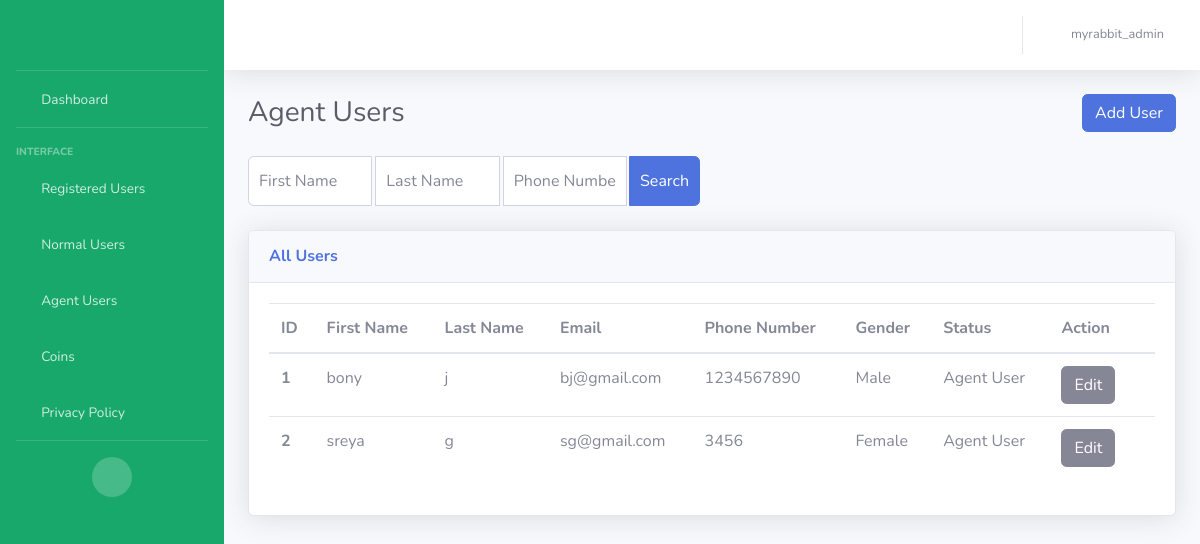
The page /agent_user (signed in) on the database its author committed.
### my_rabit_app/models.py (models this page shows, shortened)
class CustomerModel(models.Model):
    NORMAL_USER = 'Normal User'
    AGENT_USER = 'Agent User'
    USER_STATUS_CHOICES = [
        (NORMAL_USER, 'Normal User'),
        (AGENT_USER, 'Agent User'),
    ]
    MALE = 'Male'
    FEMALE = 'Female'
    GENDER_CHOICES = [
        (MALE, 'Male'),
        (FEMALE, 'Female')
    ]
    customer_id = models.AutoField(primary_key=True)
    customer_first_name = models.CharField(max_length=100, blank=False)
    customer_last_name = models.CharField(max_length=100, default="unknown")
    customer_email = models.EmailField(default="unknown")
    customer_phone_number = models.CharField(max_length=50)
    customer_password = models.CharField(max_length=100, default='unknown')
    rating = models.IntegerField(default=0)
    terms_conditions = models.BooleanField(default=False)
    is_online = models.BooleanField(default=False)
    is_engaged = models.BooleanField(default=False)
    is_existing = models.BooleanField(default=False)
    adhaar_no = models.CharField(max_length=50, default="unknown")
    terms_conditions = models.BooleanField(default=False)
    gender = models.CharField(
        max_length=20,
        choices=GENDER_CHOICES,
        null=True
    )
    status = models.CharField(
        max_length=20,
        choices=USER_STATUS_CHOICES,
        default=NORMAL_USER,
    )
    @property
    def rating(self):
        from .models import RatingModel
        rating = RatingModel.objects.filter(agent=self).aggregate(Avg('ratings')).get('ratings__avg')
        return rating if rating is not None else 0

### my_rabit_app/views.py (the view)
# urls.py: path('agent_user', views.agent_user, name='agent_user'),  # Page for viewing all agents
def agent_user(request):
    username = request.session.get('user', None)
    if username is None:
        return redirect('/login')
    users = CustomerModel.objects.filter(status='Agent User')
    return render(request, 'agentuser.html', {'users': users, 'username': username})

### templates/agentuser.html (shortened to what this page needs)
{% extends 'base.html' %}
{% block content %}
<div class="container-fluid">
    <div class="d-sm-flex align-items-center justify-content-between mb-4">
        <h1 class="h3 mb-0 text-gray-800">Agent Users</h1>
        <div>
            <a href="{% url 'add_user' %}" class="btn btn-primary">Add User</a>
        </div>
    </div>
    <div class="row mb-4">
        <div class="col-lg-6">
            <form method="GET" action="{% url 'agent_search' %}" class="navbar-search">
                <div class="input-group">
                    <input type="text" name="first_name" class="form-control bg-white border-1 small rounded-left"
                           placeholder="First Name" aria-label="First Name" aria-describedby="basic-addon2"
                           style="padding: 10px; border-radius: 25px 0 0 25px; height: 50px;">
                    <input type="text" name="last_name" class="form-control bg-white border-1 small"
                           placeholder="Last Name" aria-label="Last Name" aria-describedby="basic-addon2"
                           style="padding: 10px; margin-left: 3px; height: 50px;">
                    <input type="text" name="phone_number" class="form-control bg-white border-1 small"
                           placeholder="Phone Number" aria-label="Phone Number" aria-describedby="basic-addon2"
                           style="padding: 10px; margin-left: 3px; height: 50px;">
                    <div class="input-group-append">
                        <button class="btn btn-primary" type="submit" style="padding: 10px; margin-left: 3px;">
                            Search
                        </button>
                    </div>
                </div>
            </form>
        </div>
    </div>
    <div class="row">
        <div class="col">
            <div class="card shadow mb-4">
                <div class="card-header py-3 d-flex flex-row align-items-center justify-content-between">
                    <h6 class="m-0 font-weight-bold text-primary">All Users</h6>
                </div>
                <div class="card-body">
                    <div class="table-responsive">
                        <table class="table table-hover all-users">
                            <thead>
                                <tr>
                                    <th scope="col">ID</th>
                                    <th scope="col">First Name</th>
                                    <th scope="col">Last Name</th>
                                    <th scope="col">Email</th>
                                    <th scope="col">Phone Number</th>
                                    <th scope="col">Gender</th>
                                    <th scope="col">Status</th>
                                    <th scope="col">Action</th>
                                </tr>
                            </thead>
                            <tbody>
                            {% for user in users %}
                                <tr>
                                    <th scope="row">{{ forloop.counter }}</th>
                                    <td>{{ user.customer_first_name }}</td>
                                    <td>{{ user.customer_last_name }}</td>
                                    <td>{{ user.customer_email }}</td>
                                    <td>{{ user.customer_phone_number }}</td>
                                    <td>{{ user.gender }}</td>
                                    <td>
                                        <span id="status_text_{{ user.customer_id }}">{{ user.status }}</span>
                                    </td>
                                    <td>
                                        <button id="edit_button_{{ user.customer_id }}" class="btn btn-secondary" onclick="editStatus('{{ user.customer_id }}')">Edit</button>
                                        <form id="delete_form_{{ user.customer_id }}" method="POST" action="{% url 'delete_user' %}" style="display: inline;">
                                            <i class="fas fa-trash" onclick="document.getElementById('delete_form_{{ user.customer_id }}').submit();" style="cursor: pointer;"></i>
                                        </form>
                                    </td>
                                </tr>
                            {% endfor %}
                            </tbody>
                        </table>
                    </div>
                </div>
            </div>
        </div>
    </div>
</div>
{% endblock %}

### rows shown on the page
CustomerModel: customer_first_name "bony", customer_last_name "j", customer_email "bj@gmail.com", customer_phone_number "1234567890", gender "Male", status "Agent User"
CustomerModel: customer_first_name "sreya", customer_last_name "g", customer_email "sg@gmail.com", customer_phone_number "3456", gender "Female", status "Agent User"

### other values the page prints
{{ username }} "myrabbit_admin"
